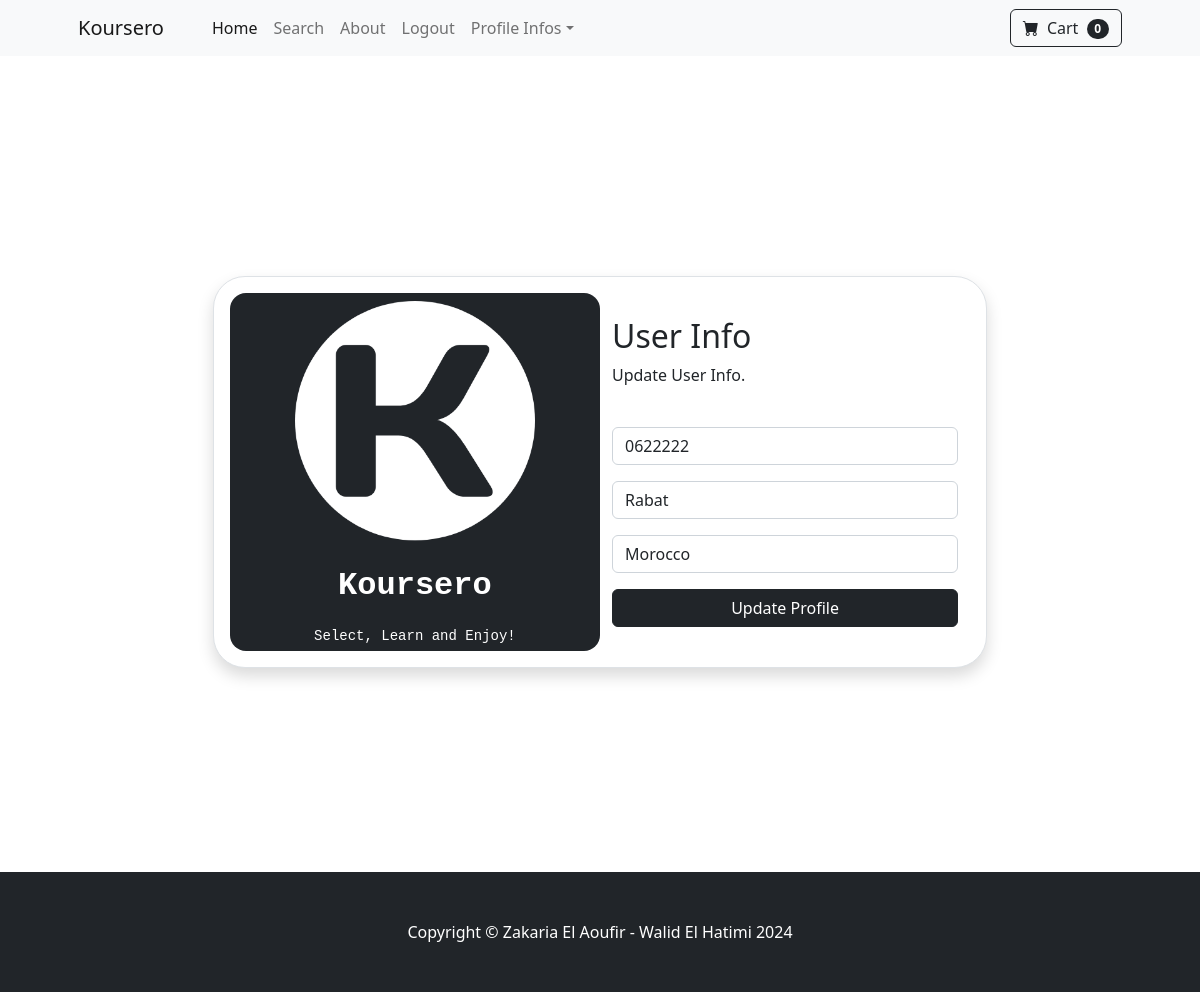
The page /update_info/ (signed in) on the database its author committed.
### store/models.py (models this page shows, shortened)
class Profile(models.Model):
    user = models.OneToOneField(User, on_delete=models.CASCADE)
    phone = models.CharField(max_length=20, blank=True)
    city = models.CharField(max_length=200, blank=True)
    country = models.CharField(max_length=200, blank=True)
    old_cart = models.CharField(max_length=200, blank=True, null=True)

### store/views.py (the view)
# urls.py: path('update_info/', views.update_info, name='update_info'),
def update_info(request):
    if request.user.is_authenticated:
        current_user = Profile.objects.get(user__id=request.user.id)
        form = UserInfoForm(request.POST or None, instance=current_user)
        if form.is_valid():
            form.save()
            messages.success(request, "Your Profile has been updated!!")
            return redirect('update_info')
        return render(request, "update_info.html", {'form':form})
    else:
        messages.success(request, "You must be Logged in to access this page!!")
        return redirect('home')

### store/forms.py
class UserInfoForm(forms.ModelForm):
    phone = forms.CharField(label="",widget=forms.TextInput(attrs={'class':'form-control', 'placeholder':'Phone(Optional)'}), required=False)
    city = forms.CharField(label="",widget=forms.TextInput(attrs={'class':'form-control', 'placeholder':'City(Optional)'}), required=False)
    country = forms.CharField(label="",widget=forms.TextInput(attrs={'class':'form-control', 'placeholder':'Country(Optional)'}), required=False)
    class Meta:
        model = Profile
        fields = ('phone','city','country',)

### cart/cart.py (called while the page is built)
    def __len__(self):
        return len(self.cart)

### cart/context_processors.py (called while the page is built)
def cart(request):
    return {'cart':Cart(request)}

### store/templates/update_info.html (shortened to what this page needs)
{% extends 'base.html' %}
{% load static %}
{% block content %}
<div class="container d-flex justify-content-center align-items-center min-vh-100">
    <div class="row border rounded-5 p-3 bg-white shadow box-area">
        <div class="col-md-6 rounded-4 d-flex justify-content-center align-items-center flex-column left-box" style="background: #212529;">
            <div class="featured-image mb-3">
                <img src="{% static 'Logo_Koursero.png' %}" class="img-fluid" style="width: 250px;">
            </div>
            <p class="text-white fs-2" style="font-family: 'Courier New', Courier, monospace; font-weight: 600;">Koursero</p>
            <small class="text-white text-wrap text-center" style="width: 17rem;font-family: 'Courier New', Courier, monospace;">Select, Learn and Enjoy!</small>
        </div>
        <div class="col-md-6 right-box">
            <div class="row align-items-center">
                <div class="header-text mb-4">
                    <br>
                    <h2>User Info</h2>
                    <p>Update User Info.</p>
                </div>
                <form method="POST" action="{% url 'update_info' %}">
                    {{ form.as_p }}
                    <div class="d-grid gap-2">
                        <button class="btn btn-dark" type="submit">Update Profile</button>
                    </div>
                    <br>
                </form>
            </div>
        </div>
    </div>
</div>
{% endblock %}

### rows shown on the page
Profile: phone "0622222", city "Rabat", country "Morocco"

### other values the page prints
{{ cart|length }} "0"
